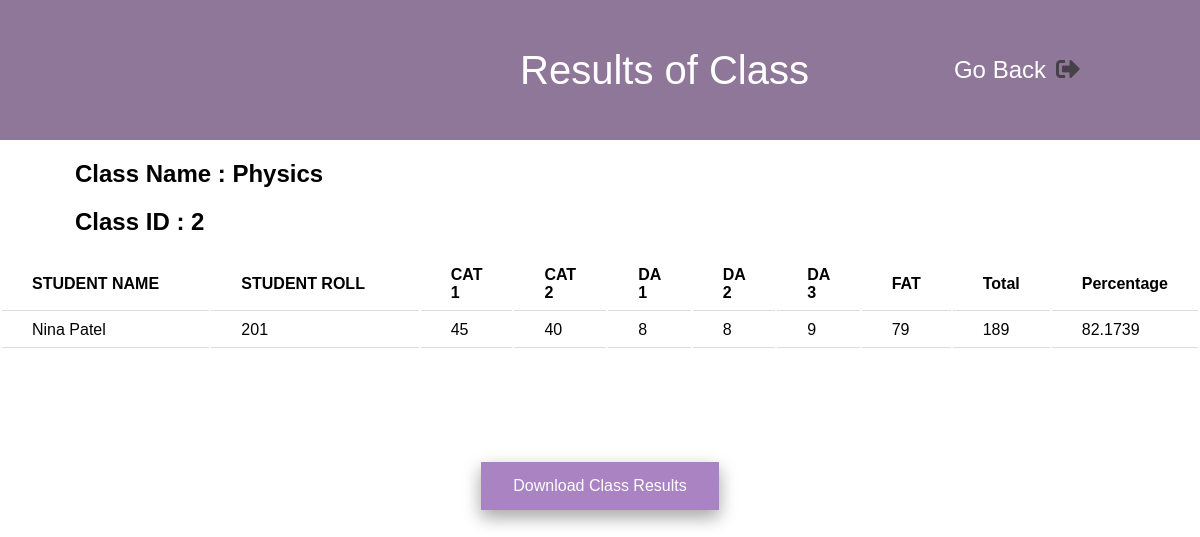
The page /teacher.php?class=Physics on the database its author committed.
### tables this page shows
CREATE TABLE `class` (
  `name` varchar(30) NOT NULL,
  `id` int(3) NOT NULL
);

CREATE TABLE `result` (
  `name` varchar(30) NOT NULL,
  `rno` int(3) NOT NULL,
  `class` varchar(30) NOT NULL,
  `p1` int(3) NOT NULL,
  `p2` int(3) NOT NULL,
  `p3` int(3) NOT NULL,
  `p4` int(3) NOT NULL,
  `p5` int(3) NOT NULL,
  `p6` int(3) NOT NULL,
  `marks` int(3) NOT NULL,
  `percentage` float NOT NULL
);

### teacher.php (the view, shortened to what this page needs)
<!DOCTYPE html>
<html lang="en">
<head>
    <link rel="stylesheet" href="./css/class.css">
    <link rel="stylesheet" href="./css/admin.css">
    <link rel="stylesheet" href="https://use.fontawesome.com/releases/v5.15.4/css/all.css">
</head>
<body>
<div class="title">
    <div class="heading">Results of Class</div>
    <div class="logo"> Go Back
    <a href="login.php"><i class="fas fa-sign-out-alt" style="color: rgba(59, 58, 58, 0.877); margin-left: 10px" ></i></a>
    </div>
  </div>
  <?php
        include("conn.php");
        if(!isset($_GET['class']))
            $class=null;
        else
            $class=$_GET['class'];
        $name_sql=mysqli_query($conn,"SELECT `name`, `id` FROM `class` WHERE `name`='$class'");
        while($row = mysqli_fetch_assoc($name_sql))
        {
        $name = $row['name'];
        $id=$row['id'];
        }
        echo "<h2 class=\"teach\"> Class Name : ".$name."</h2>";
        echo "<h2 class=\"teach\"> Class ID : ".$id."</h2>";
        $result_sql=mysqli_query($conn,"SELECT * FROM `result` WHERE `class`='$class'");
        if (mysqli_num_rows($result_sql) > 0) {
            echo "<table>
            <tr>
            <th >STUDENT NAME</th>
            <th>STUDENT ROLL</th>
            <th>CAT 1</th>
                <th>CAT 2</th>
                <th>DA 1</th>
                <th>DA 2</th>
                <th>DA 3</th>
                <th>FAT</th>
                <th>Total</th>
                <th>Percentage</th>
            </tr>";
        while($row = mysqli_fetch_assoc($result_sql))
        {
            echo "<tr>";
            echo "<td>" . $row['name'] . "</td>";
            echo "<td>" . $row['rno'] . "</td>";
            echo "<td>" . $row['p1'] . "</td>";
            echo "<td>" . $row['p2'] . "</td>";
            echo "<td>" . $row['p3'] . "</td>";
            echo "<td>" . $row['p4'] . "</td>";
            echo "<td>" . $row['p5'] . "</td>";
            echo "<td>" . $row['p6'] . "</td>";
            echo "<td>" . $row['marks'] . "</td>";
            echo "<td>" . $row['percentage'] . "</td>";
        echo "</tr>";
                }
              echo "</table>";
          } else {
              echo "0 Students";
          }
      ?>
      <div>
          <br><br><br><br><br><br>
        </div>
      <div class="button">
            <button onclick="window.print()">Download Class Results</button>
        </div>
</body>
</html>

### css/class.css (style rules this page uses)
.main table, th, td { text-align: left; table-layout: fixed; padding: 8px 30px; width: 50%; }
th, td { border-bottom: 1px solid #ddd; }
button { background-color: #a983c2; border: none; color: white; padding: 15px 32px; text-align: center; text-decoration: none; display: inline-block; font-size: 16px; margin: 4px 2px; cursor: pointer; -webkit-transition-duration: 0.4s; transition-duration: 0.4s; box-shadow: 0 8px 16px 0 rgba(0,0,0,0.2), 0 6px 20px 0 rgba(0,0,0,0.19); }
.button { text-align: center; }

### css/admin.css (style rules this page uses)
body { margin: 0; font-family: 'Optima', sans-serif !important; }
.title { display: flex; align-items: center; color: #fff; background-color: #5d3a6db0; justify-content: space-between; min-height: 140px; padding: 0 10%; }
.logo { color: #fff; font-size: 1.5rem; align-items: center; display: flex; }
.heading { margin-left: 400px !important; font-size: 40px; }

### teacher.php (style rules this page uses)
.teach { margin-left: 75px; }

### rows shown on the page
class: name "Physics", id "2"
result: name "Nina Patel", rno "201", p1 "45", p2 "40", p3 "8", p4 "8", p5 "9", p6 "79", marks "189", percentage "82.1739"
